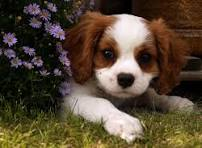
#> input picture lab5/Image.jpg, 202 x 148 px, found by its file name
$ python cpu.py
#> lines starting #> are read from the running program, lines starting #| are printed output that depends on the picture
import matplotlib.pyplot as plt
import matplotlib.image as mpimg
from numba import cuda
import numpy as np
import time

img = mpimg.imread('Image.jpg')
#> img is the input picture: shape (148, 202, 3); mean R, G, B 85.2, 70.7, 52.3

print(f"Data type: {type(img)}")
#| Data type: <class 'numpy.ndarray'>
print(f"Image dimensions (Height x Width x Channels): {img.shape}")
#| Image dimensions (Height x Width x Channels): (148, 202, 3)
print(f"Pixel data type: {img.dtype}")
#| Pixel data type: uint8

height, width, channels = img.shape
#> height = 148; width = 202; channels = 3
pixel_count = img.shape[0] * img.shape[1]
#> pixel_count = 29896
img_flattened = img.reshape(-1, 3)

print(f"Flattened shape: {img_flattened.shape} (Total pixels: {pixel_count:,})")
#| Flattened shape: (29896, 3) (Total pixels: 29,896)
print(f"First pixel example (RGB): {img_flattened[0]}")
#| First pixel example (RGB): [10 11  6]

gray_flattened = np.zeros(pixel_count,dtype=np.float32)

start_time  = time.time()

for index in range(pixel_count):
    r = img_flattened[index,0] / 3.0
    g = img_flattened[index,1] / 3.0
    b = img_flattened[index,2] / 3.0
    gray_flattened[index] = r + g + b
#> this loop made 29896 passes
#> (r, g, b) on passes 1 to 3: (3.33, 3.67, 2), (5, 5.33, 3.67), (5.67, 6, 4.33)
end_time = time.time()

print(f"time to compute { (end_time -start_time)*1000:.2f}")

gray_img = gray_flattened.reshape(height, width).astype(np.uint8)
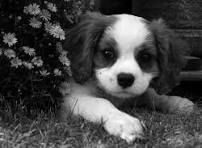
#> gray_img: shape (148, 202); min 0, max 254, mean 69.1
plt.figure(figsize=(6, 6))
plt.title("Gray image ")
plt.imshow(gray_img, cmap='gray')
plt.axis('off')
plt.imsave('gray_image_cpu.png', gray_img, cmap='gray')
plt.show()
